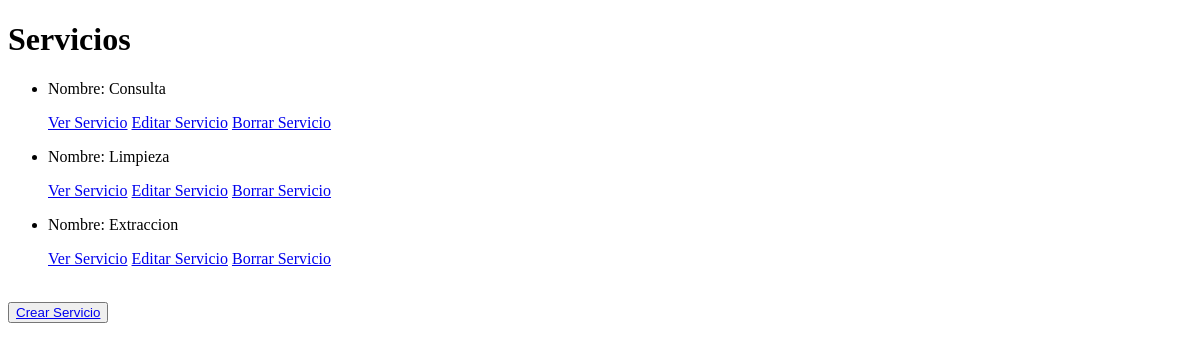
The page /AppOdonto/servicio/list/ (signed in) on the database as committed earlier.
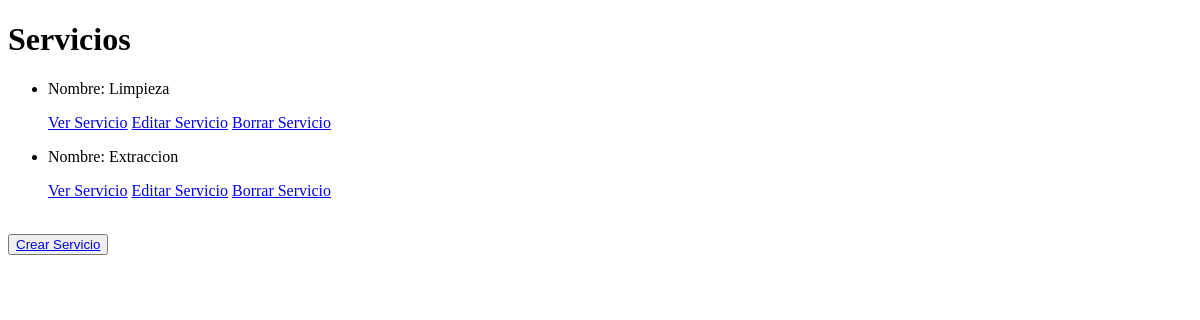
The same page on the database as committed later.
### AppOdonto/models.py (models this page shows, shortened)
class Servicio(models.Model):
    nombre = models.CharField(max_length=20)
    especialidad = models.CharField(max_length=15)
    descripcion = models.CharField(max_length=40)
    precio = models.IntegerField()

### AppOdonto/views.py (the view)
# urls.py: path('servicio/list/', ServicioList.as_view(), name="Servicio List"),
class ServicioList(LoginRequiredMixin, ListView):
    model = Servicio

### AppOdonto/templates/AppOdonto/servicio_list.html (shortened to what this page needs)
<!DOCTYPE html>
<html lang="en">
<head>
</head>
<body>
    <h1>Servicios</h1>
    <ul>
        {% for servicio in object_list %}
            <li>
                <p>
                    Nombre: {{servicio.nombre}}
                </p>
                <p>
                    <a href="{% url 'Servicio Detail' servicio.id %}">Ver Servicio</a>
                    <a href="{% url 'Servicio Edit' servicio.id %}">Editar Servicio</a>
                    <a href="{% url 'Servicio Delete' servicio.id %}">Borrar Servicio</a>
                </p>
            </li>
        {% endfor %}
    </ul>
    <br>
    <button>
        <a href="{% url 'Servicio Create' %}">Crear Servicio</a>
    </button>
</body>
</html>

Rows that differ between the two databases and show on the page:
removed Servicio: nombre "Consulta"
